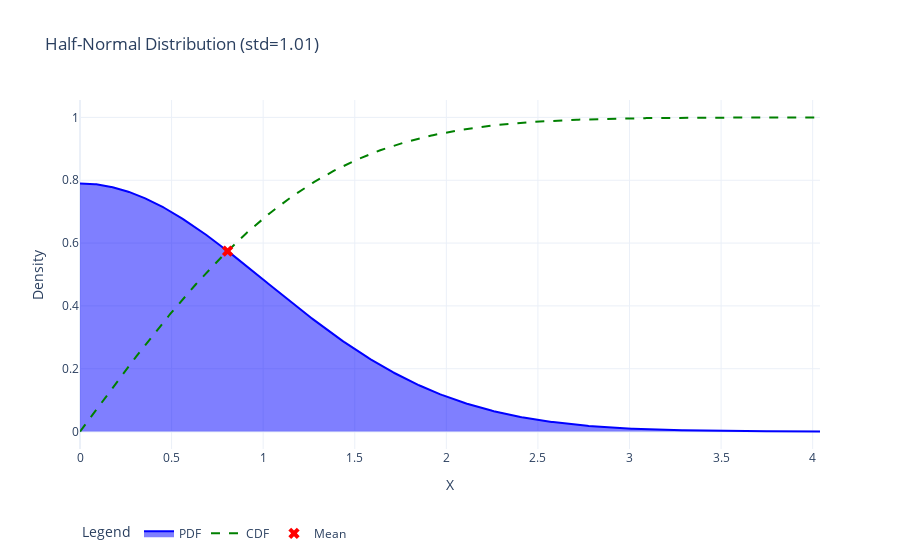
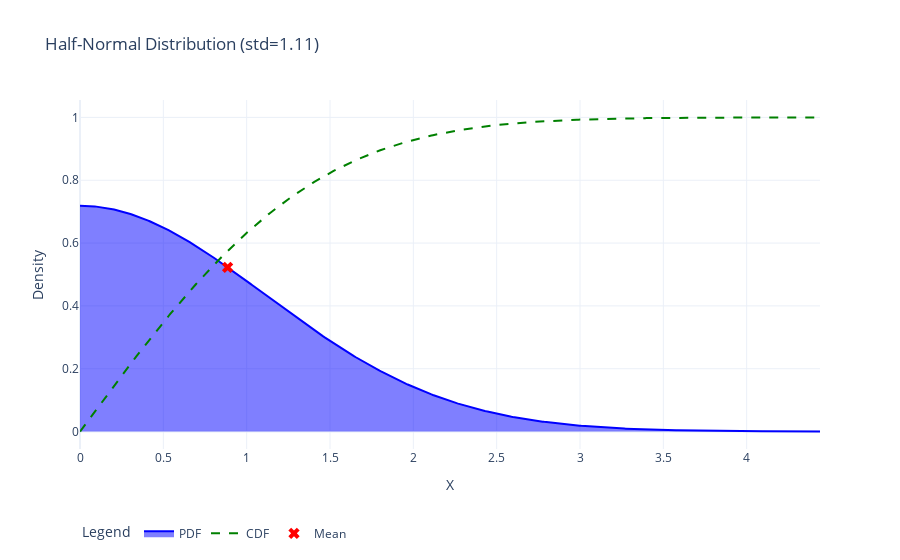
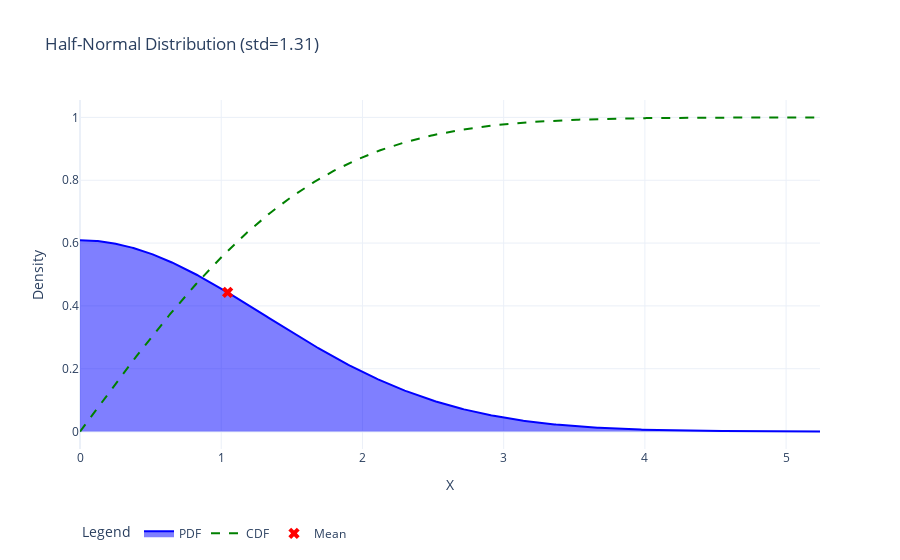
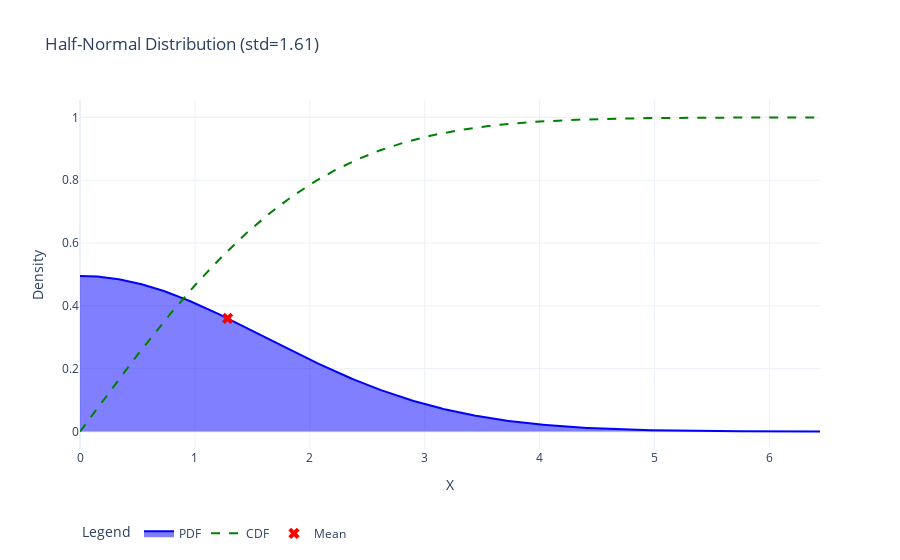

Source (notebook cell) for these figures, in order:
### Code cell
std_half_widget = widgets.FloatSlider(
    value=1, min=0.01, max=10, step=0.1, description="Std Dev"
)

def plot_halfnormal_distribution(std: float):
    std = np.round(std, 2)
    if std <= 0:
        raise ValueError("Standard deviation must be positive.")

    # Define the x range (only positive side for Half-Normal)
    x = np.linspace(0, 4 * std, 500)

    # Calculate PDF and CDF using scipy.stats.halfnorm
    pdf = halfnorm.pdf(x, scale=std)
    cdf = halfnorm.cdf(x, scale=std)

    # Create the plotly figure
    fig = go.Figure()

    # Add PDF to the plot
    fig.add_trace(
        go.Scatter(
            x=x, y=pdf, mode="lines", name="PDF",
            line=dict(color="blue"),
            fill="tozeroy",
            hovertemplate="PDF: %{y:.4f}X: %{x:.2f}",
        )
    )
    # Add CDF to the plot
    fig.add_trace(
        go.Scatter(
            x=x, y=cdf, mode="lines", name="CDF",
            line=dict(color="green", dash="dash"),
            hovertemplate="CDF: %{y:.4f}X: %{x:.2f}",
        )
    )

    # Add annotations for mean and std deviation
    mean = std * np.sqrt(2 / np.pi)  # Mean of the Half-Normal distribution
    fig.add_trace(
        go.Scatter(
            x=[mean],
            y=[halfnorm.pdf(mean, scale=std)],
            mode="markers",
            name="Mean",
            marker=dict(color="red", size=10, symbol="x"),
            hovertemplate=f"Mean: {mean:.4f}",
        )
    )

    # Update layout
    fig.update_layout(
        title=f"Half-Normal Distribution (std={std})",
        xaxis_title="X",
        yaxis_title="Density",
        legend=dict(title="Legend", orientation="h", y=-0.2),
        template="plotly_white"
    )

    # Show the plot
    fig.show()

### Figure 1 — Plotly figure (JSON) as saved in the notebook; plotly's stock layout.template omitted (floating-point values rounded to 4 significant figures; data arrays with more than 128 entries replaced by an {"elided": "..."} marker saying what was removed)
{"data": [{"fill": "tozeroy", "hovertemplate": "PDF: %{y:.4f}X: %{x:.2f}", "line": {"color": "blue"}, "mode": "lines", "name": "PDF", "type": "scatter", "x": {"elided": "500 float values"}, "y": {"elided": "500 float values"}}, {"hovertemplate": "CDF: %{y:.4f}X: %{x:.2f}", "line": {"color": "green", "dash": "dash"}, "mode": "lines", "name": "CDF", "type": "scatter", "x": {"elided": "500 float values"}, "y": {"elided": "500 float values"}}, {"hovertemplate": "Mean: 0.8059", "marker": {"color": "red", "size": 10, "symbol": "x"}, "mode": "markers", "name": "Mean", "type": "scatter", "x": [0.8059], "y": [0.5746]}], "layout": {"legend": {"orientation": "h", "title": {"text": "Legend"}, "y": -0.2}, "title": {"text": "Half-Normal Distribution (std=1.01)"}, "xaxis": {"title": {"text": "X"}}, "yaxis": {"title": {"text": "Density"}}}}

### Figure 2 — Plotly figure (JSON) as saved in the notebook; plotly's stock layout.template omitted (floating-point values rounded to 4 significant figures; data arrays with more than 128 entries replaced by an {"elided": "..."} marker saying what was removed)
{"data": [{"fill": "tozeroy", "hovertemplate": "PDF: %{y:.4f}X: %{x:.2f}", "line": {"color": "blue"}, "mode": "lines", "name": "PDF", "type": "scatter", "x": {"elided": "500 float values"}, "y": {"elided": "500 float values"}}, {"hovertemplate": "CDF: %{y:.4f}X: %{x:.2f}", "line": {"color": "green", "dash": "dash"}, "mode": "lines", "name": "CDF", "type": "scatter", "x": {"elided": "500 float values"}, "y": {"elided": "500 float values"}}, {"hovertemplate": "Mean: 0.8857", "marker": {"color": "red", "size": 10, "symbol": "x"}, "mode": "markers", "name": "Mean", "type": "scatter", "x": [0.8857], "y": [0.5228]}], "layout": {"legend": {"orientation": "h", "title": {"text": "Legend"}, "y": -0.2}, "title": {"text": "Half-Normal Distribution (std=1.11)"}, "xaxis": {"title": {"text": "X"}}, "yaxis": {"title": {"text": "Density"}}}}

### Figure 3 — Plotly figure (JSON) as saved in the notebook; plotly's stock layout.template omitted (floating-point values rounded to 4 significant figures; data arrays with more than 128 entries replaced by an {"elided": "..."} marker saying what was removed)
{"data": [{"fill": "tozeroy", "hovertemplate": "PDF: %{y:.4f}X: %{x:.2f}", "line": {"color": "blue"}, "mode": "lines", "name": "PDF", "type": "scatter", "x": {"elided": "500 float values"}, "y": {"elided": "500 float values"}}, {"hovertemplate": "CDF: %{y:.4f}X: %{x:.2f}", "line": {"color": "green", "dash": "dash"}, "mode": "lines", "name": "CDF", "type": "scatter", "x": {"elided": "500 float values"}, "y": {"elided": "500 float values"}}, {"hovertemplate": "Mean: 1.0452", "marker": {"color": "red", "size": 10, "symbol": "x"}, "mode": "markers", "name": "Mean", "type": "scatter", "x": [1.045], "y": [0.443]}], "layout": {"legend": {"orientation": "h", "title": {"text": "Legend"}, "y": -0.2}, "title": {"text": "Half-Normal Distribution (std=1.31)"}, "xaxis": {"title": {"text": "X"}}, "yaxis": {"title": {"text": "Density"}}}}

### Figure 4 — Plotly figure (JSON) as saved in the notebook; plotly's stock layout.template omitted (floating-point values rounded to 4 significant figures; data arrays with more than 128 entries replaced by an {"elided": "..."} marker saying what was removed)
{"data": [{"fill": "tozeroy", "hovertemplate": "PDF: %{y:.4f}X: %{x:.2f}", "line": {"color": "blue"}, "mode": "lines", "name": "PDF", "type": "scatter", "x": {"elided": "500 float values"}, "y": {"elided": "500 float values"}}, {"hovertemplate": "CDF: %{y:.4f}X: %{x:.2f}", "line": {"color": "green", "dash": "dash"}, "mode": "lines", "name": "CDF", "type": "scatter", "x": {"elided": "500 float values"}, "y": {"elided": "500 float values"}}, {"hovertemplate": "Mean: 1.2846", "marker": {"color": "red", "size": 10, "symbol": "x"}, "mode": "markers", "name": "Mean", "type": "scatter", "x": [1.285], "y": [0.3605]}], "layout": {"legend": {"orientation": "h", "title": {"text": "Legend"}, "y": -0.2}, "title": {"text": "Half-Normal Distribution (std=1.61)"}, "xaxis": {"title": {"text": "X"}}, "yaxis": {"title": {"text": "Density"}}}}
